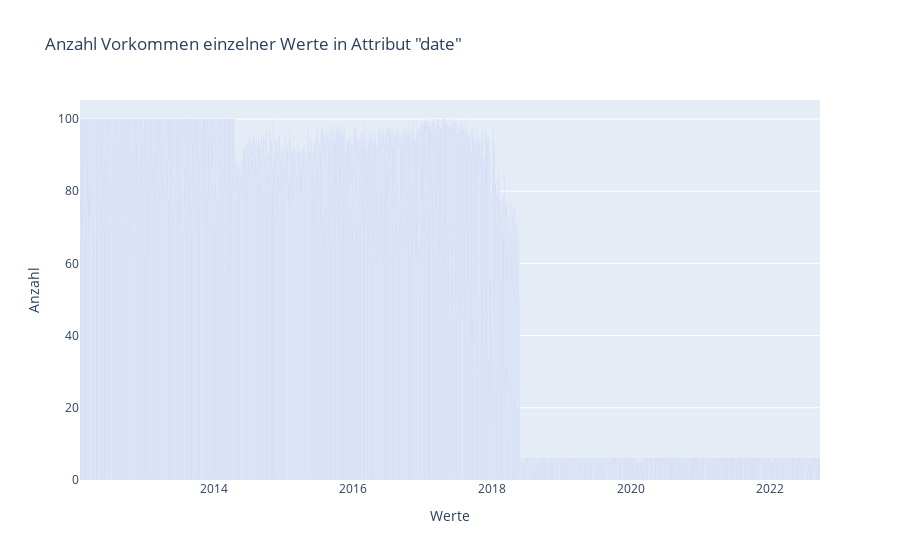

The notebook cell this image was saved under:
### Code cell
# Verschiedene Kategorien und deren Anzahl
_column_values('date')

### Figure 1 — Plotly figure (JSON) as saved in the notebook; plotly's stock layout.template omitted (floating-point values rounded to 4 significant figures; data arrays with more than 128 entries replaced by an {"elided": "..."} marker saying what was removed)
{"data": [{"alignmentgroup": "True", "hovertemplate": "variable=date<br>Werte=%{x}<br>Anzahl=%{y}<extra></extra>", "legendgroup": "date", "marker": {"color": "#636efa", "pattern": {"shape": ""}}, "name": "date", "offsetgroup": "date", "orientation": "v", "showlegend": true, "textposition": "auto", "type": "bar", "x": {"elided": "3890 str values"}, "xaxis": "x", "y": {"elided": "3890 int values"}, "yaxis": "y"}], "layout": {"barmode": "relative", "legend": {"title": {"text": "variable"}, "tracegroupgap": 0}, "showlegend": false, "title": {"text": "Anzahl Vorkommen einzelner Werte in Attribut \"date\""}, "xaxis": {"anchor": "y", "domain": [0, 1], "title": {"text": "Werte"}}, "yaxis": {"anchor": "x", "domain": [0, 1], "title": {"text": "Anzahl"}}}}
